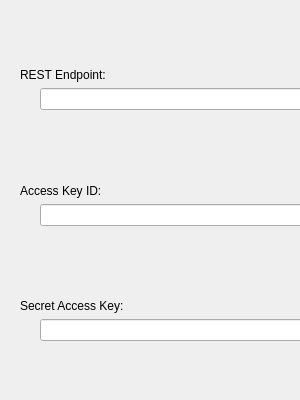
<?xml version="1.0" encoding="UTF-8"?>
<ui version="4.0">
 <class>EditAccountDialog</class>
 <widget class="QDialog" name="EditAccountDialog">
  <property name="geometry">
   <rect>
    <x>0</x>
    <y>0</y>
    <width>300</width>
    <height>400</height>
   </rect>
  </property>
  <property name="windowTitle">
   <string>Edit Account</string>
  </property>
  <widget class="QWidget" name="verticalLayoutWidget">
   <property name="geometry">
    <rect>
     <x>0</x>
     <y>0</y>
     <width>421</width>
     <height>551</height>
    </rect>
   </property>
   <layout class="QVBoxLayout" name="verticalLayout">
    <property name="rightMargin">
     <number>20</number>
    </property>
    <property name="bottomMargin">
     <number>20</number>
    </property>
    <item>
     <spacer name="verticalSpacer_3">
      <property name="orientation">
       <enum>Qt::Vertical</enum>
      </property>
      <property name="sizeHint" stdset="0">
       <size>
        <width>20</width>
        <height>40</height>
       </size>
      </property>
     </spacer>
    </item>
    <item>
     <layout class="QVBoxLayout" name="verticalLayout_Endpoint">
      <property name="leftMargin">
       <number>20</number>
      </property>
      <item>
       <widget class="QLabel" name="label_Endpoint">
        <property name="text">
         <string>REST Endpoint:</string>
        </property>
       </widget>
      </item>
      <item>
       <layout class="QHBoxLayout" name="horizontalLayout__Endpoint" stretch="0">
        <property name="leftMargin">
         <number>20</number>
        </property>
        <item>
         <widget class="QLineEdit" name="lineEdit_Endpoint">
          <property name="text">
           <string notr="true"/>
          </property>
         </widget>
        </item>
       </layout>
      </item>
     </layout>
    </item>
    <item>
     <spacer name="verticalSpacer">
      <property name="orientation">
       <enum>Qt::Vertical</enum>
      </property>
      <property name="sizeHint" stdset="0">
       <size>
        <width>20</width>
        <height>40</height>
       </size>
      </property>
     </spacer>
    </item>
    <item>
     <layout class="QVBoxLayout" name="verticalLayout_AccessKey">
      <property name="leftMargin">
       <number>20</number>
      </property>
      <item>
       <widget class="QLabel" name="label_AccessKey">
        <property name="text">
         <string>Access Key ID:</string>
        </property>
       </widget>
      </item>
      <item>
       <layout class="QHBoxLayout" name="horizontalLayout__AccessKey">
        <property name="leftMargin">
         <number>20</number>
        </property>
        <item>
         <widget class="QLineEdit" name="lineEdit_AccessKey">
          <property name="text">
           <string notr="true"/>
          </property>
         </widget>
        </item>
       </layout>
      </item>
     </layout>
    </item>
    <item>
     <spacer name="verticalSpacer_2">
      <property name="orientation">
       <enum>Qt::Vertical</enum>
      </property>
      <property name="sizeHint" stdset="0">
       <size>
        <width>20</width>
        <height>40</height>
       </size>
      </property>
     </spacer>
    </item>
    <item>
     <layout class="QVBoxLayout" name="verticalLayout_SecretKey">
      <property name="leftMargin">
       <number>20</number>
      </property>
      <item>
       <widget class="QLabel" name="label_SecretKey">
        <property name="text">
         <string>Secret Access Key:</string>
        </property>
       </widget>
      </item>
      <item>
       <layout class="QHBoxLayout" name="horizontalLayout_SecretKey">
        <property name="leftMargin">
         <number>20</number>
        </property>
        <item>
         <widget class="QLineEdit" name="lineEdit_SecretKey">
          <property name="text">
           <string notr="true"/>
          </property>
          <property name="echoMode">
           <enum>QLineEdit::PasswordEchoOnEdit</enum>
          </property>
         </widget>
        </item>
       </layout>
      </item>
     </layout>
    </item>
    <item>
     <spacer name="verticalSpacer_4">
      <property name="orientation">
       <enum>Qt::Vertical</enum>
      </property>
      <property name="sizeHint" stdset="0">
       <size>
        <width>20</width>
        <height>40</height>
       </size>
      </property>
     </spacer>
    </item>
    <item>
     <layout class="QHBoxLayout" name="horizontalLayout_https">
      <property name="leftMargin">
       <number>20</number>
      </property>
      <item>
       <widget class="QCheckBox" name="checkBox_https">
        <property name="text">
         <string>Use secure transfer(SSL/TLS)</string>
        </property>
       </widget>
      </item>
     </layout>
    </item>
    <item>
     <spacer name="verticalSpacer_5">
      <property name="orientation">
       <enum>Qt::Vertical</enum>
      </property>
      <property name="sizeHint" stdset="0">
       <size>
        <width>20</width>
        <height>40</height>
       </size>
      </property>
     </spacer>
    </item>
    <item>
     <widget class="QDialogButtonBox" name="buttonBox">
      <property name="orientation">
       <enum>Qt::Horizontal</enum>
      </property>
      <property name="standardButtons">
       <set>QDialogButtonBox::Cancel|QDialogButtonBox::Save</set>
      </property>
     </widget>
    </item>
   </layout>
  </widget>
 </widget>
 <resources/>
 <connections>
  <connection>
   <sender>buttonBox</sender>
   <signal>accepted()</signal>
   <receiver>EditAccountDialog</receiver>
   <slot>accept()</slot>
   <hints>
    <hint type="sourcelabel">
     <x>248</x>
     <y>254</y>
    </hint>
    <hint type="destinationlabel">
     <x>157</x>
     <y>274</y>
    </hint>
   </hints>
  </connection>
  <connection>
   <sender>buttonBox</sender>
   <signal>rejected()</signal>
   <receiver>EditAccountDialog</receiver>
   <slot>reject()</slot>
   <hints>
    <hint type="sourcelabel">
     <x>316</x>
     <y>260</y>
    </hint>
    <hint type="destinationlabel">
     <x>286</x>
     <y>274</y>
    </hint>
   </hints>
  </connection>
 </connections>
</ui>
